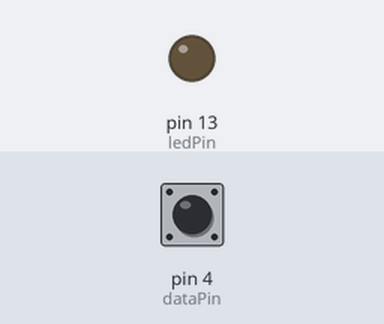
Simulated run of this sketch. Board: Arduino Uno, built with avr-gcc and run on an emulated ATmega328P. Shown: output pins drawn as LEDs (lit = HIGH). Dashed ring = blinking. The test bench sets the inputs (shaded band); at power-on: pin 4 (dataPin) LOW. What the sketch prints to the serial monitor is not drawn.

Above: at 1.2 s.
1.3 s: pin 4 (dataPin) driven HIGH
At 2.3 s:
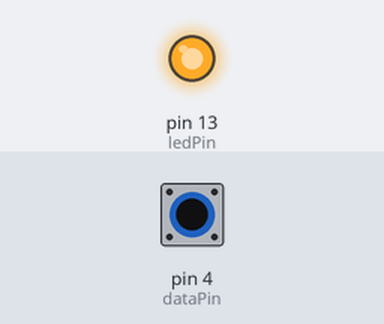
2.8 s: pin 4 (dataPin) driven LOW
At 3.4 s:
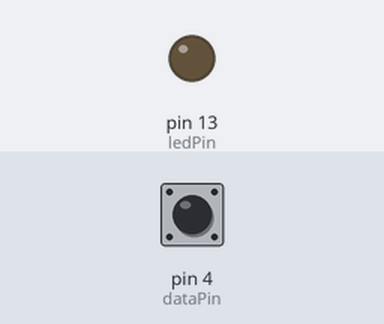
5.8 s: pin 4 (dataPin) pulsed HIGH 2 times (0.12 s each, 0.3 s apart)
At 5.86 s:
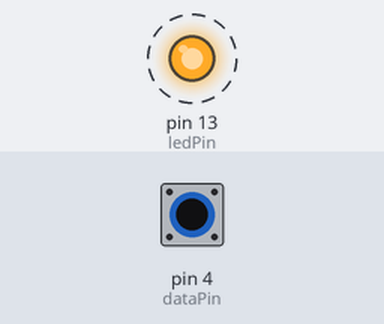
9.4 s: pin 4 (dataPin) pulsed HIGH 5 times (0.12 s each, 0.3 s apart)
At 11.3 s:
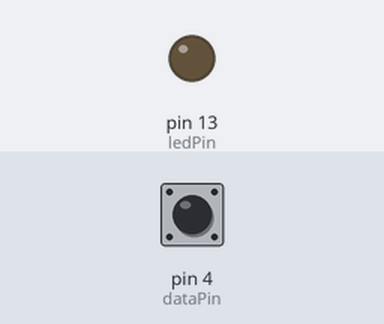
Timing chart, 0 to 12.8 s (numbered marks = the images above; inputs shaded):
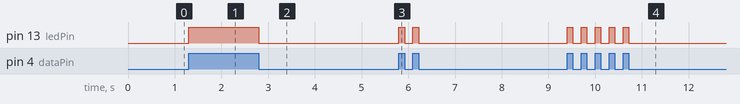

The sketch:

RCWL0516_Sensor.ino
```cpp
const int dataPin = 4;     // PIN D4
const int ledPin =  13;      // the number of the LED pin

void setup() {
    Serial.begin(115200);

    pinMode(dataPin, INPUT);
    pinMode(ledPin, OUTPUT);
    digitalWrite(ledPin, LOW);
    Serial.println("Setup!");
}

void loop() {
    if (digitalRead(dataPin) == HIGH) {
        digitalWrite(ledPin, HIGH);
        Serial.println("MOVING!");
    } else {
        digitalWrite(ledPin, LOW);
        Serial.println("STOP!");
    }
}
```

Measured:
- after the input at 1.3 s, pin 13 (ledPin): LOW → HIGH at once
- after the input at 2.8 s, pin 13 (ledPin): HIGH → LOW at once
- after the input at 5.8 s, pin 13 (ledPin): alternates HIGH for 0.12 s and LOW for 0.18 s, 4 changes in all, then stays LOW, starting at once
- after the input at 9.4 s, pin 13 (ledPin): alternates HIGH for 0.12 s and LOW for 0.18 s, 10 changes in all, then stays LOW, starting at once
